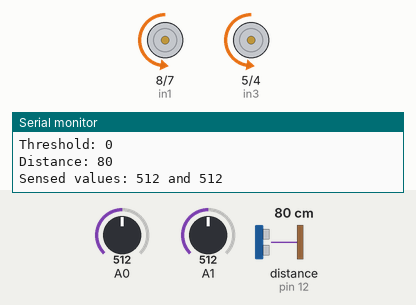
Bench run of a sketch on a simulated Arduino Uno, built with avr-gcc and run on an emulated ATmega328P. Shown: motor-driver pin pairs drawn as motors (green arrow = first pin HIGH = forward, orange = second pin HIGH = backward, longer = more drive, scaled by the enable pin), the last lines printed to the serial monitor. Wiring (inferred from the names in the program): ultrasonic range finder: trigger pin 11; echo pin 12. The inputs (shaded band) are chosen by the test bench; at power-on: distance to the obstacle (sensor on pin 12) 80 cm, A0 = 512, A1 = 512. The echo pulse lasts 58.3 µs per cm.

Above: at 1.2 s.
1.3 s: distance to the obstacle (sensor on pin 12) set to 2 cm
At 1.61 s:
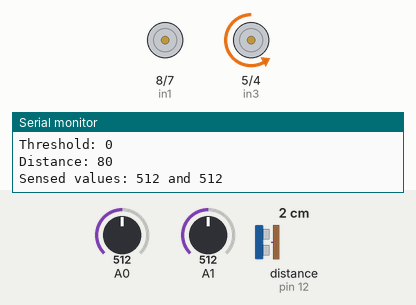
At 2.5 s:
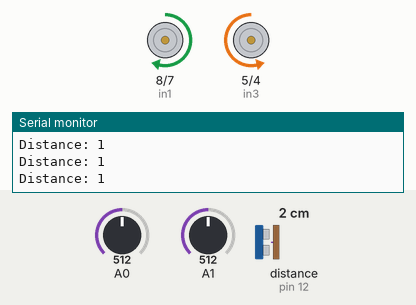
3.1 s: distance to the obstacle (sensor on pin 12) set to 18 cm
6.1 s: distance to the obstacle (sensor on pin 12) set to 4 cm
At 6.4 s:
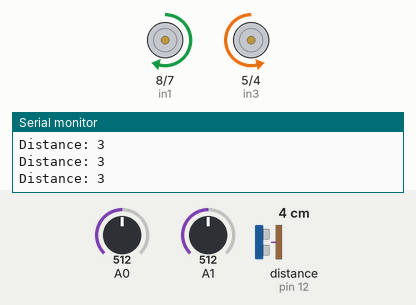
Timing chart, 0 to 9.1 s (numbered marks = the images above; inputs shaded):
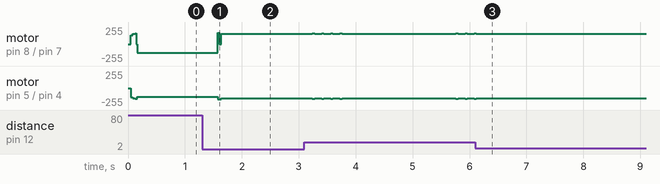

Measured:
- after the input at 1.3 s, motor on pin 8 (in1) / pin 7 (in2): backward 128/255 → forward 152/255 after 0.28 s; motor on pin 5 (in3) / pin 4 (in4): backward 128/255 → backward 169/255 after 0.28 s, → backward 152/255 0.06 s later
- after the input at 6.1 s, motor on pin 8 (in1) / pin 7 (in2): goes on until 6.1 s, then stays forward 152/255; motor on pin 5 (in3) / pin 4 (in4): goes on until 6.1 s, then stays backward 152/255

The sketch:

meteoro.ino
```cpp
// https://arduinogetstarted.com/tutorials/arduino-light-sensor

// Motor A connections
int enA = 9;
int in1 = 8;
int in2 = 7;
// Motor B connections
int enB = 3;
int in3 = 5;
int in4 = 4;

const int ultrasonicTriggerPin = 11;
const int ultrasonicEchoPin = 12;

int stateDist = LOW;
int stateLight = LOW;
unsigned long prevDistTime = 0;
unsigned long prevLightTime = 0;

int ON_LIGHT_MIL = 120;
int OFF_LIGHT_MIL = 140;
int ON_DISTANCE_MIL = 100;
int OFF_DISTANCE_MIL = 120;

bool activateChange(unsigned long currMillis, unsigned long prevMillis, int millis) {
  return currMillis - prevMillis >= millis;
}

class LightSensor{

  int rightSensor;
  int leftSensor;
  int onLightMil;
  int offLightMil;
  int stateLight;
  unsigned long prevLightTime;
  unsigned long leftSensedValue;
  unsigned long rightSensedValue;

  public: LightSensor(int rSensor, int lSensor, unsigned long onMil, unsigned long offMil) {
    rightSensor = rSensor; // A0
    leftSensor = lSensor; // A1
    onLightMil = onMil;
    offLightMil = offMil;

    stateLight = LOW;
    prevLightTime = 0;
    rightSensedValue = 0;
    leftSensedValue = 0;
  }

  void Update(){

    unsigned long currMil = millis();

    if (stateLight == LOW && activateChange(currMil, prevLightTime, onLightMil)) {
      stateLight = HIGH;
      prevLightTime = currMil;
      leftSensedValue = analogRead(leftSensor);
      rightSensedValue = analogRead(rightSensor);
    } else if (stateLight == HIGH && activateChange(currMil, prevLightTime, offLightMil)) {
      stateLight = LOW;
      prevLightTime = currMil;
    }
  }

  unsigned long getLeftSensedValue(){
    return leftSensedValue;
  }

  unsigned long getRightSensedValue(){
    return rightSensedValue;
  }

};

class DistSensor{

  int onDisttMil;
  int offDitMil;
  int stateDist;
  unsigned long prevDistTime;
  int cm;

  public: DistSensor(unsigned long onMil, unsigned long offMil) {
    onDisttMil = onMil;
    offDitMil = offMil;

    stateDist = LOW;
    prevDistTime = 0;
  }

  void Update(){

    unsigned long currMil = millis();

    if (stateDist == LOW && activateChange(currMil, prevDistTime, onDisttMil)) {
      stateDist = HIGH;
      prevDistTime = currMil;
      cm = measureDistance();
    } else if (stateDist == HIGH && activateChange(currMil, prevDistTime, offDitMil)) {
      stateDist = LOW;
      prevDistTime = currMil;
    }
  }

  int measureDistance() {
    digitalWrite(ultrasonicTriggerPin, LOW);
    delayMicroseconds(2);
    digitalWrite(ultrasonicTriggerPin, HIGH);
    delayMicroseconds(10);
    digitalWrite(ultrasonicTriggerPin, LOW);
    long duration = pulseIn(ultrasonicEchoPin, HIGH);
    return microsecondsToCentimeters(duration);
  }

  long microsecondsToCentimeters(long microseconds) {
    return microseconds / 29 / 2;
  }

  int getCm(){
    return cm;
  }

};

DistSensor dSensor(ON_DISTANCE_MIL, OFF_DISTANCE_MIL);
LightSensor lSensor(A0, A1, ON_LIGHT_MIL, OFF_LIGHT_MIL);

void setup() {

  Serial.begin(9600);
  pinMode(ultrasonicTriggerPin, OUTPUT);
  pinMode(ultrasonicEchoPin, INPUT);

  // Set all the motor control pins to outputs
  pinMode(enA, OUTPUT);
  pinMode(enB, OUTPUT);
  pinMode(in1, OUTPUT);
  pinMode(in2, OUTPUT);
  pinMode(in3, OUTPUT);
  pinMode(in4, OUTPUT);

  // Turn off motors - Initial state
  digitalWrite(in1, LOW);
  digitalWrite(in2, LOW);
  digitalWrite(in3, LOW);
  digitalWrite(in4, LOW);
}

void loop() {

  dSensor.Update();
  lSensor.Update();

  Serial.print("Distance: ");
  Serial.println(dSensor.getCm());
  if (dSensor.getCm() <= 30) {
    stopMotor();
    turnAround();
  } else {
    Serial.print("Sensed values: ");
    Serial.print(lSensor.getLeftSensedValue());
    Serial.print(" and ");
    Serial.println(lSensor.getRightSensedValue());
    moveForward(lSensor.getLeftSensedValue(), lSensor.getRightSensedValue());
  }

}

void moveForward(int left, int right) {

  // Turn on motor A & B
  digitalWrite(in1, LOW);
  digitalWrite(in2, HIGH);
  digitalWrite(in3, LOW);
  digitalWrite(in4, HIGH);
  // Set motors speed
  // For PWM maximum possible values are 0 to 255
  analogWrite(enA, 128);
  analogWrite(enB, 128);


  int threshold = abs(right - left);

  Serial.print("Threshold: ");
  Serial.println(threshold);

  if (threshold > 150) {
    if (left < right) {
      digitalWrite(in1, LOW);
      digitalWrite(in2, HIGH);
      digitalWrite(in3, LOW);
      digitalWrite(in4, LOW);  // Set motors speed
      // For PWM maximum possible values are 0 to 255
      analogWrite(enA, 170);
      analogWrite(enB, 0);

    } else {
      digitalWrite(in1, LOW);
      digitalWrite(in2, LOW);
      digitalWrite(in3, LOW);
      digitalWrite(in4, HIGH);
      // Set motors speed
      // For PWM maximum possible values are 0 to 255
      analogWrite(enA, 0);
      analogWrite(enB, 170);

    }
  }
}

void stopMotor() {
  // Turn off motors
  digitalWrite(in1, LOW);
  digitalWrite(in2, LOW);
  digitalWrite(in3, LOW);
  digitalWrite(in4, LOW);
}

void moveBackwards() {
  digitalWrite(in1, HIGH);
  digitalWrite(in2, LOW);
  digitalWrite(in3, HIGH);
  digitalWrite(in4, LOW);
}

void turnAround() {
  digitalWrite(in1, HIGH);
  digitalWrite(in2, LOW);
  digitalWrite(in3, LOW);
  digitalWrite(in4, HIGH);
  accelerate(170);
}

void accelerate(int limitSpeed) {
  // Accelerate from zero to maximum speed
  for (int i = 0; i < limitSpeed; i++) {
    analogWrite(enA, i);
    analogWrite(enB, i);
  }
}

void decelerate(int initialSpeed) {
  // Decelerate from maximum speed to zero
  for (int i = initialSpeed; i >= 0; --i) {
    analogWrite(enA, i);
    analogWrite(enB, i);
  }
}
```
